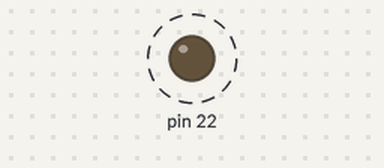
A sketch run on a simulated Arduino Mega 2560, built with avr-gcc and run on an emulated ATmega2560. On the bench: output pins drawn as LEDs (lit = HIGH). Dashed ring = blinking.

Above: at 0.6 s.
Timing chart, 0 to 3.0 s (numbered marks = the images above):
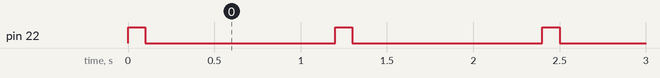

The sketch:

Blink_100mS_on.ino
```cpp
/* This sketch is designed for the ATMega 32A development board, which has a green LED on Port A0 (Pin 40 on the chip)so
 * don't use for other CPUs as they may not have a Port A.
 */

void setup() {

  DDRA = DDRA | B00000001;  // this is safer as it sets port A pin 1 as an output using the bitwise OR operator
                            // without changing the value of pins 2 to 8
}

void loop() {

  PORTA = PORTA | B00000001; // sets port A pin 1 to HIGH using the bitwise OR operator
  delay(100);
  PORTA = PORTA & B11111110; // sets port A pin 1 to LOW using the bitwise AND operator
  delay(1100);

}
```

Measured:
- by itself, pin 22: alternates HIGH for 0.10 s and LOW for 1.1 s
